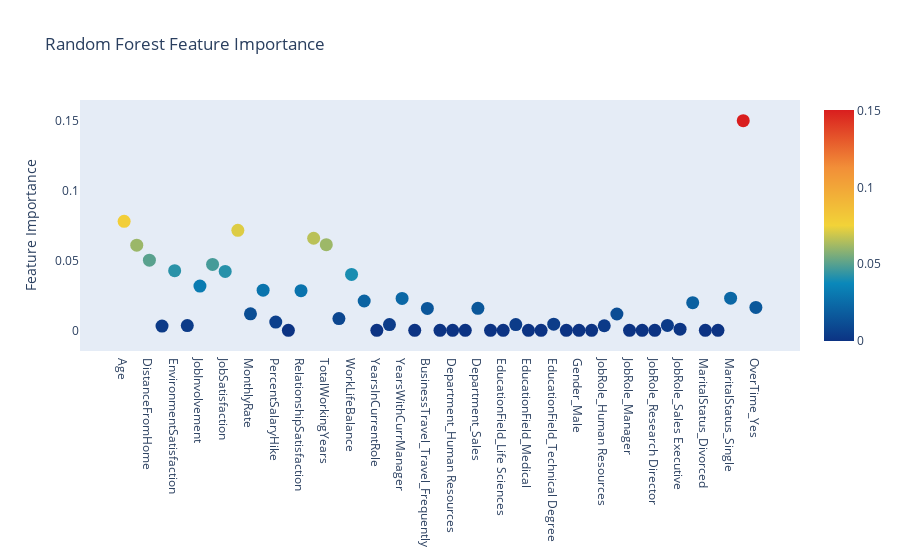

The cell this chart's notebook holds for it:
### Code cell
# Import statements required for Plotly 
import plotly.offline as py
py.init_notebook_mode(connected=True)
import plotly.graph_objs as go
import plotly.tools as tls
trace = go.Scatter(
    y = rf_best.feature_importances_,
    x = x_train.columns.values,
    mode='markers',
    marker=dict(
        sizemode = 'diameter',
        sizeref = 1,
        size = 13,
        #size= rf.feature_importances_,
        #color = np.random.randn(500), #set color equal to a variable
        color = rf_best.feature_importances_,
        colorscale='Portland',
        showscale=True
    ),
    text = x_train.columns.values
)
data = [trace]

layout= go.Layout(
    autosize= True,
    title= 'Random Forest Feature Importance',
    hovermode= 'closest',
     xaxis= dict(
         ticklen= 5,
         showgrid=False,
        zeroline=False,
        showline=False
     ),
    yaxis=dict(
        title= 'Feature Importance',
        showgrid=False,
        zeroline=False,
        ticklen= 5,
        gridwidth= 2
    ),
    showlegend= False
)
fig = go.Figure(data=data, layout=layout)
py.iplot(fig,filename='scatter2010')

### Figure 1 — Plotly figure (JSON) as saved in the notebook; plotly's stock layout.template omitted (floating-point values rounded to 4 significant figures)
{"data": [{"marker": {"color": [0.07817, 0.06107, 0.05036, 0.003068, 0.0428, 0.003443, 0.03173, 0.04726, 0.04228, 0.07173, 0.01181, 0.02883, 0.005894, 0, 0.02843, 0.06607, 0.06144, 0.008426, 0.04011, 0.02103, 0, 0.004091, 0.02291, 0, 0.0157, 0, 0, 0, 0.01577, 0, 0, 0.004131, 0, 0, 0.004394, 0, 0, 0, 0.003269, 0.0117, 0, 0, 0, 0.003484, 0.0008412, 0.01982, 0, 0, 0.02308, 0.1504, 0.01645], "colorscale": [[0, "rgb(12,51,131)"], [0.25, "rgb(10,136,186)"], [0.5, "rgb(242,211,56)"], [0.75, "rgb(242,143,56)"], [1, "rgb(217,30,30)"]], "showscale": true, "size": 13, "sizemode": "diameter", "sizeref": 1}, "mode": "markers", "text": ["Age", "DailyRate", "DistanceFromHome", "Education", "EnvironmentSatisfaction", "HourlyRate", "JobInvolvement", "JobLevel", "JobSatisfaction", "MonthlyIncome", "MonthlyRate", "NumCompaniesWorked", "PercentSalaryHike", "PerformanceRating", "RelationshipSatisfaction", "StockOptionLevel", "TotalWorkingYears", "TrainingTimesLastYear", "WorkLifeBalance", "YearsAtCompany", "YearsInCurrentRole", "YearsSinceLastPromotion", "YearsWithCurrManager", "BusinessTravel_Non-Travel", "BusinessTravel_Travel_Frequently", "BusinessTravel_Travel_Rarely", "Department_Human Resources", "Department_Research & Development", "Department_Sales", "EducationField_Human Resources", "EducationField_Life Sciences", "EducationField_Marketing", "EducationField_Medical", "EducationField_Other", "EducationField_Technical Degree", "Gender_Female", "Gender_Male", "JobRole_Healthcare Representative", "JobRole_Human Resources", "JobRole_Laboratory Technician", "JobRole_Manager", "JobRole_Manufacturing Director", "JobRole_Research Director", "JobRole_Research Scientist", "JobRole_Sales Executive", "JobRole_Sales Representative", "MaritalStatus_Divorced", "MaritalStatus_Married", "MaritalStatus_Single", "OverTime_No", "OverTime_Yes"], "x": ["Age", "DailyRate", "DistanceFromHome", "Education", "EnvironmentSatisfaction", "HourlyRate", "JobInvolvement", "JobLevel", "JobSatisfaction", "MonthlyIncome", "MonthlyRate", "NumCompaniesWorked", "PercentSalaryHike", "PerformanceRating", "RelationshipSatisfaction", "StockOptionLevel", "TotalWorkingYears", "TrainingTimesLastYear", "WorkLifeBalance", "YearsAtCompany", "YearsInCurrentRole", "YearsSinceLastPromotion", "YearsWithCurrManager", "BusinessTravel_Non-Travel", "BusinessTravel_Travel_Frequently", "BusinessTravel_Travel_Rarely", "Department_Human Resources", "Department_Research & Development", "Department_Sales", "EducationField_Human Resources", "EducationField_Life Sciences", "EducationField_Marketing", "EducationField_Medical", "EducationField_Other", "EducationField_Technical Degree", "Gender_Female", "Gender_Male", "JobRole_Healthcare Representative", "JobRole_Human Resources", "JobRole_Laboratory Technician", "JobRole_Manager", "JobRole_Manufacturing Director", "JobRole_Research Director", "JobRole_Research Scientist", "JobRole_Sales Executive", "JobRole_Sales Representative", "MaritalStatus_Divorced", "MaritalStatus_Married", "MaritalStatus_Single", "OverTime_No", "OverTime_Yes"], "y": [0.07817, 0.06107, 0.05036, 0.003068, 0.0428, 0.003443, 0.03173, 0.04726, 0.04228, 0.07173, 0.01181, 0.02883, 0.005894, 0, 0.02843, 0.06607, 0.06144, 0.008426, 0.04011, 0.02103, 0, 0.004091, 0.02291, 0, 0.0157, 0, 0, 0, 0.01577, 0, 0, 0.004131, 0, 0, 0.004394, 0, 0, 0, 0.003269, 0.0117, 0, 0, 0, 0.003484, 0.0008412, 0.01982, 0, 0, 0.02308, 0.1504, 0.01645], "type": "scatter"}], "layout": {"autosize": true, "hovermode": "closest", "showlegend": false, "title": {"text": "Random Forest Feature Importance"}, "xaxis": {"showgrid": false, "showline": false, "ticklen": 5, "zeroline": false}, "yaxis": {"gridwidth": 2, "showgrid": false, "ticklen": 5, "title": {"text": "Feature Importance"}, "zeroline": false}}}
